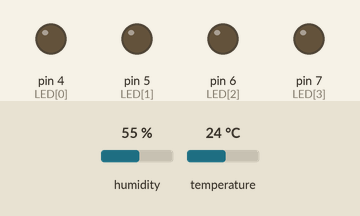
Simulated run of this sketch. Board: Arduino Uno, built with avr-gcc and run on an emulated ATmega328P. Shown: output pins drawn as LEDs (lit = HIGH). The inputs (shaded band) are chosen by the test bench; at power-on: humidity 55 %, temperature 24 °C.

Above: at 0.1 s.
At 8.0 s:
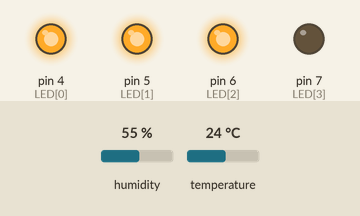
At 10.0 s:
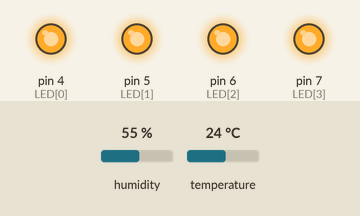
At 30.1 s:
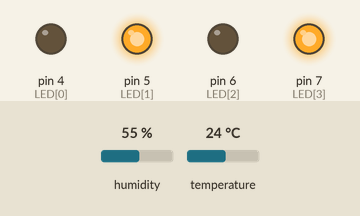
Timing chart, 0 to 31.6 s (numbered marks = the images above):
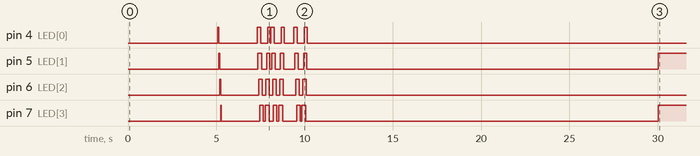

Measured:
- by itself, pin 5 (LED[1]): HIGH → LOW at 5.2 s, → HIGH 2.2 s later, → LOW 0.20 s later, → HIGH 0.30 s later, … (14 changes in this stretch)
- by itself, pin 7 (LED[3]): HIGH → LOW at 5.3 s, → HIGH 2.2 s later, → LOW 0.20 s later, → HIGH 0.10 s later, … (14 changes in this stretch)

The sketch:

tempRH.ino
```cpp
/*
 * File:    tempRH.ino
 * Author:  Uncle RedBeard
 * Date:    02-MARCH-2015
 * Desc:    Read temp and humidity from DHT22 sensor and use LED
 *          to alert if temp / humidity is out of range
 * ToDo:    add logging function
 *          add sensor and logic for soil / substrate temperature and moisture levels
 * Note:    swingLED() based on Adam N Outler's Arduino based EMF Meter code
 *          http://www.hyundaiaftermarket.org/forum/index.php?/blog/3/entry-26-arduino-emf-meter/
 */
#include <DHT.h>
#include <SoftwareSerial.h>

#define DHTPIN 2
#define DHTTYPE DHT22

//===Global Vars===
DHT dht(DHTPIN, DHTTYPE);

//LCD
const int LCD_PIN = 3;
SoftwareSerial LCD = SoftwareSerial(255, LCD_PIN);

//LED
int LED[] = {
  4, 5, 6, 7};  //4 = green; 5 = red; 6 = blue; 7 = yellow
int LED_COUNT = 4;

//Temperature thresholds
const float LOW_TEMP = 85.00;  //low temp warning
const float LOW_RH = 95.00;  //low humidity warning

//Delay Intervals
unsigned long READING_INTERVAL = 30000;
unsigned long LCD_WRITE_WAIT = 5;
unsigned long PREV_MILLIS = 0;

//===Functions===
void swingLED() {
  for (int pin = 0; pin < LED_COUNT; pin++) {
    digitalWrite(LED[pin], HIGH);
    delay(50);
  }
  for (int pin = 0; pin < LED_COUNT; pin++) {
    digitalWrite(LED[pin], LOW);
    delay(50);
  }
  for (int pin = LED_COUNT; pin > -1; pin--) {
    digitalWrite(LED[pin], HIGH);
    delay(50);
  }
  for (int pin = LED_COUNT; pin > -1; pin--) {
    digitalWrite(LED[pin], LOW);
    delay(25);
  }
}

void get_temp_rh() {
  float rh = dht.readHumidity();
  float tempF = dht.readTemperature(true);

  //LCD
  if(isnan(rh)||isnan(tempF)) {
    LCD.write(12);
    if(((unsigned long)(millis() - PREV_MILLIS) >= LCD_WRITE_WAIT)) {
      PREV_MILLIS = millis();
      LCD.print("ERR: Unable to");
      LCD.write(13);
      LCD.print("to read DHT22");
    }
  } else {
    LCD.write(12);
    if(((unsigned long)(millis() - PREV_MILLIS) >= LCD_WRITE_WAIT)) {
      LCD.print("Temp:    ");
      LCD.print(tempF);
      LCD.print("F");
      LCD.write(13);
      LCD.print("RH:      ");
      LCD.print(rh);
      LCD.print("%");
    }
  }

  //LEDs
  if (tempF > LOW_TEMP) {
    digitalWrite(LED[0], HIGH);
    digitalWrite(LED[1], LOW);
  }
  else {
    digitalWrite(LED[0], LOW);
    digitalWrite(LED[1], HIGH);
  }
  if (rh > LOW_RH) {
    digitalWrite(LED[2], HIGH);
    digitalWrite(LED[3], LOW);
  } else {
    digitalWrite(LED[2], LOW);
    digitalWrite(LED[3], HIGH);
  }
}
//================
void setup() {

  /**** Initialize LCD ****/
  LCD.begin(9600);
  LCD.write(17);
  LCD.write(22);
  LCD.write(12);
  delay(LCD_WRITE_WAIT);
  LCD.print("     Hello");
  LCD.write(13);
  LCD.print("   Uncle Red");
  delay(3000);
  LCD.write(12);
  delay(LCD_WRITE_WAIT);
  LCD.print("System Starting");
  LCD.write(13);
  LCD.print("Please Wait");
  delay(2000);

  //LCD
  LCD.write(12);
  delay(LCD_WRITE_WAIT);
  LCD.print("Initializing");
  LCD.write(13);
  LCD.print("LEDs");

  for (int pin = 0; pin < LED_COUNT; pin++) {
    pinMode(LED[pin], OUTPUT);
    digitalWrite(LED[pin], HIGH);
    delay(50);
    digitalWrite(LED[pin], LOW);
  }

  delay(1000);
  LCD.write(12);
  delay(LCD_WRITE_WAIT);
  LCD.print("oooOOO pretty");
  delay(1000);
  swingLED();
  swingLED();
  delay(250);

  /**** Initialize DHT22 *****/
  LCD.write(12);
  delay(LCD_WRITE_WAIT);
  LCD.print("Initializing");
  LCD.write(13);
  LCD.print("DHT22 sensor");
  delay(250);
  swingLED();
  dht.begin();
  delay(750);

  LCD.write(12);
  delay(5);
  LCD.print("System Running");

}

void loop() {
  if(((unsigned long)(millis() - PREV_MILLIS) >= READING_INTERVAL)) {
    PREV_MILLIS = millis();
    get_temp_rh();
  }
}
```
